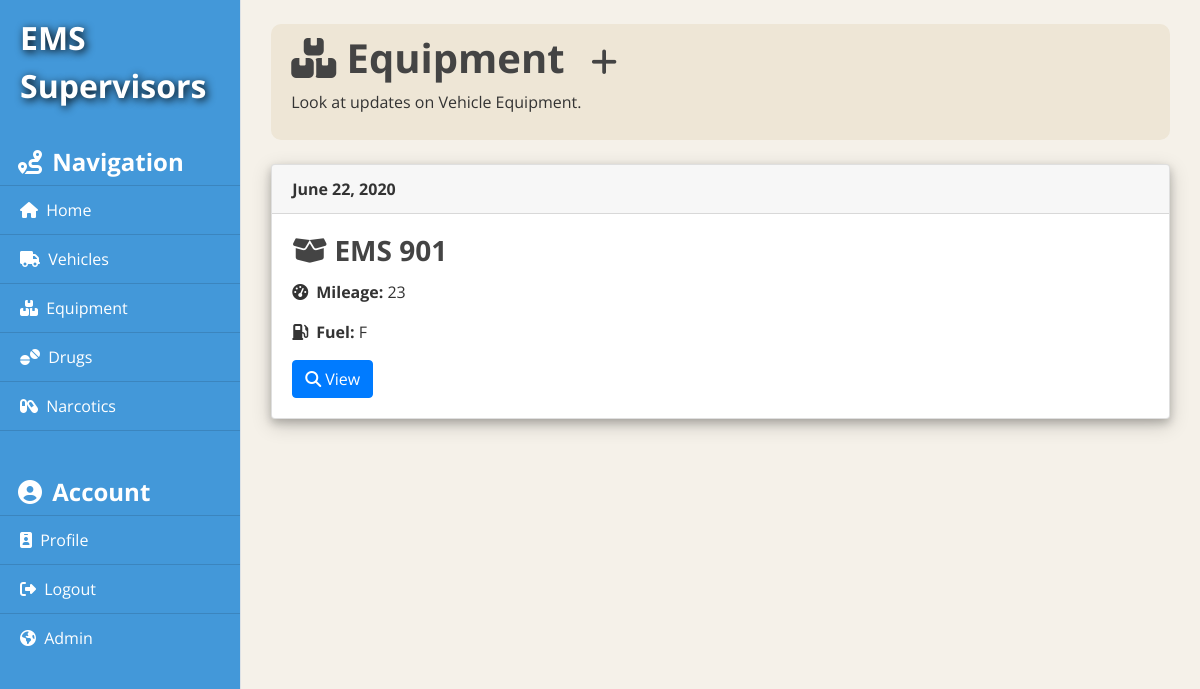
The app's page /equipment/ (signed in) with its own data.
### equipment/models.py (models this page shows, shortened)
class Equipment(models.Model):
    unit = models.ForeignKey(Vehicle, on_delete=models.CASCADE)
    date = models.DateField(help_text="Please display in the form yyyy-mm-dd!")
    mileage = models.DecimalField(decimal_places=0, max_digits=4)
    fuel = models.CharField(max_length=1, help_text="Please enter E for empty or F for full.")
    emergency_lights = models.BooleanField(verbose_name="Emergency Lights")
    driving_lights = models.BooleanField(verbose_name="Driving Lights")
    red_bag = models.BooleanField(verbose_name="Red Bag")
    lp_fifteen = models.BooleanField(verbose_name="LP 15")
    trans_box = models.BooleanField(verbose_name="Trans Box")
    bls_bag = models.BooleanField(verbose_name="BLS Bag")
    rtf_bags = models.BooleanField(verbose_name="RTF Bags")
    suction = models.BooleanField()
    oxygen_bag = models.BooleanField(verbose_name="Oxygen Bag")
    signature = models.CharField(max_length=50, verbose_name="Provider Signature")

### vehicles/models.py (models this page shows, shortened)
class Vehicle(models.Model):
    unit = models.CharField(max_length=30)
    date = models.DateField(help_text="Please display in the form yyyy-mm-dd!")
    oil = models.BooleanField()
    transmission_fluid = models.BooleanField()
    brake_fluid = models.BooleanField()
    coolant_fluid = models.BooleanField()
    lucas = models.BooleanField(verbose_name="LUCAS")
    ems_equipment = models.BooleanField(verbose_name="EMS Equipment")
    suction = models.BooleanField()
    front_left_tire_pressure = models.DecimalField(decimal_places=0, max_digits=2, verbose_name="Front Left Tire Pressure (in PSI)")
    front_right_tire_pressure = models.DecimalField(decimal_places=0, max_digits=2, verbose_name="Front Right Tire Pressure (in PSI)")
    rear_left_tire_pressure = models.DecimalField(decimal_places=0, max_digits=2, verbose_name="Rear Left Tire Pressure (in PSI)")
    rear_right_tire_pressure = models.DecimalField(decimal_places=0, max_digits=2, verbose_name="Rear Right Tire Pressure (in PSI)")
    provider_name = models.CharField(max_length=30)
    comments = models.TextField()
    def __str__(self):
        return (self.unit)

### equipment/views.py (the view)
# urls.py: path('equipment/', EquipmentListView.as_view(), name="equipment-home"),
class EquipmentListView(LoginRequiredMixin, ListView):
    model = Equipment
    template_name = 'equipment/equipment.html'
    context_object_name = 'equipment'

### equipment/templates/equipment/equipment.html
{% extends 'equipment/base.html' %}
{% block content %}
    <div class="title-container">
      <h1><i class="fas fa-boxes"></i> Equipment <a class="ml-3" style="font-size: 30px;color: #444444;" href="{% url 'equipment-create' %}"><i class="fas fa-plus"></i></a></h1>
      <p>Look at updates on Vehicle Equipment.</p>
    </div>
    <br />
      {% for equip in equipment %}
      <div class="card" style="box-shadow: 0 4px 8px 0 rgba(0, 0, 0, 0.2), 0 6px 20px 0 rgba(0, 0, 0, 0.19) !important;">
        <div class="card-header">
          <b>{{ equip.date }}</b>
        </div>
        <div class="card-body">
          <h3 class="card-title"><i class="fas fa-box-open"></i> {{ equip.unit }}</h3>
          <p class="card-text"><b><i class="fas fa-tachometer-alt mr-1"></i> Mileage:</b> {{ equip.mileage }}</p>
          <p class="card-text"><b><i class="fas fa-gas-pump mr-1"></i> Fuel:</b> {{ equip.fuel }}</p>
          <a href="{% url 'equipment-detail' equip.id %}" class="btn btn-primary"><i class="fas fa-search"></i> View</a>
        </div>
      </div>
      <br />
      {% endfor %}
{% endblock content %}

### equipment/static/equipment/main.css (style rules this page uses)
body { background: #f5f1e9; color: #333333; font-family: 'Open Sans', sans-serif; }
h1, h2, h3, h4, h5, h6 { color: #444444; font-weight: bold; }
.title-container { background-color: #eee6d6 !important; padding: 10px 10px 10px 20px; border-radius: 10px; }

### records on screen
Equipment: date "June 22, 2020", unit "EMS 901", mileage "23", fuel "F"
